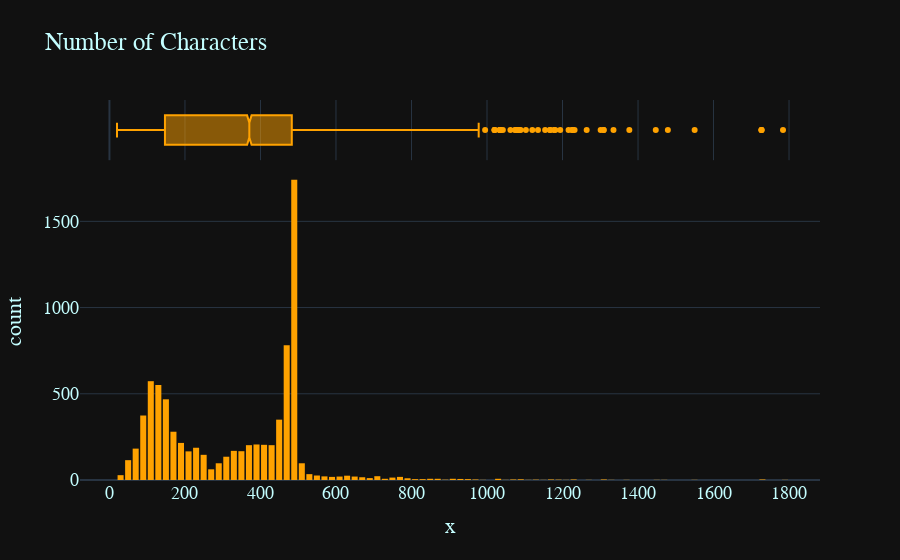

Notebook source saved alongside this figure:
### Code cell
fig = px.histogram(
    train,
    x=train["movie_description"].str.len(),
    marginal="box",
    title="Number of Characters",
    color_discrete_sequence=["#FFA200"]
)
fig.update_layout(bargap=0.2)
fig.update_layout(template="plotly_dark", font=dict(
    family="PT Sans", size=18, color="#C4FEFF"))
fig.show()

### Figure 1 — Plotly figure (JSON) as saved in the notebook; plotly's stock layout.template omitted (floating-point values rounded to 4 significant figures; data arrays with more than 128 entries replaced by an {"elided": "..."} marker saying what was removed)
{"data": [{"alignmentgroup": "True", "bingroup": "x", "hovertemplate": "x=%{x}<br>count=%{y}<extra></extra>", "legendgroup": "", "marker": {"color": "#FFA200", "pattern": {"shape": ""}}, "name": "", "offsetgroup": "", "orientation": "v", "showlegend": false, "type": "histogram", "x": {"elided": "8050 int values"}, "xaxis": "x", "yaxis": "y"}, {"alignmentgroup": "True", "hovertemplate": "x=%{x}<extra></extra>", "legendgroup": "", "marker": {"color": "#FFA200"}, "name": "", "notched": true, "offsetgroup": "", "showlegend": false, "type": "box", "x": {"elided": "8050 int values"}, "xaxis": "x2", "yaxis": "y2"}], "layout": {"bargap": 0.2, "barmode": "relative", "font": {"color": "#C4FEFF", "family": "PT Sans", "size": 18}, "legend": {"tracegroupgap": 0}, "title": {"text": "Number of Characters"}, "xaxis": {"anchor": "y", "domain": [0, 1], "title": {"text": "x"}}, "xaxis2": {"anchor": "y2", "domain": [0, 1], "matches": "x", "showgrid": true, "showticklabels": false}, "yaxis": {"anchor": "x", "domain": [0, 0.8316], "title": {"text": "count"}}, "yaxis2": {"anchor": "x2", "domain": [0.8416, 1], "matches": "y2", "showgrid": false, "showline": false, "showticklabels": false, "ticks": ""}}}
